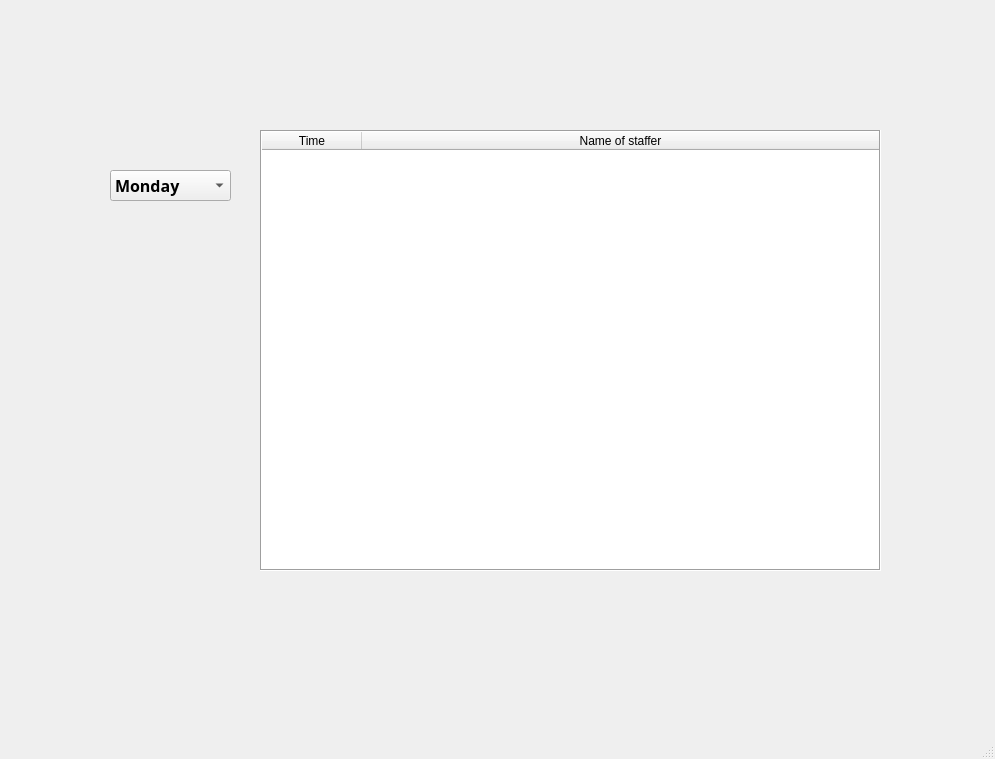
<?xml version="1.0" encoding="UTF-8"?>
<ui version="4.0">
 <class>MainWindow</class>
 <widget class="QMainWindow" name="MainWindow">
  <property name="geometry">
   <rect>
    <x>0</x>
    <y>0</y>
    <width>995</width>
    <height>759</height>
   </rect>
  </property>
  <property name="windowTitle">
   <string>MainWindow</string>
  </property>
  <widget class="QWidget" name="centralwidget">
   <widget class="QLabel" name="label">
    <property name="geometry">
     <rect>
      <x>70</x>
      <y>0</y>
      <width>1011</width>
      <height>701</height>
     </rect>
    </property>
    <property name="text">
     <string>&lt;html&gt;&lt;head/&gt;&lt;body&gt;&lt;p&gt;&lt;img src=&quot;:/login/Pics/Admin-window.png&quot;width=850 height=500/&gt;&lt;/p&gt;&lt;/body&gt;&lt;/html&gt;</string>
    </property>
   </widget>
   <widget class="QTableWidget" name="tableWidget">
    <property name="geometry">
     <rect>
      <x>260</x>
      <y>130</y>
      <width>621</width>
      <height>441</height>
     </rect>
    </property>
    <property name="frameShape">
     <enum>QFrame::Box</enum>
    </property>
    <property name="lineWidth">
     <number>1</number>
    </property>
    <attribute name="horizontalHeaderShowSortIndicator" stdset="0">
     <bool>false</bool>
    </attribute>
    <attribute name="horizontalHeaderStretchLastSection">
     <bool>true</bool>
    </attribute>
    <column>
     <property name="text">
      <string>Time</string>
     </property>
    </column>
    <column>
     <property name="text">
      <string>Name of staffer</string>
     </property>
    </column>
   </widget>
   <widget class="QComboBox" name="comboBox">
    <property name="geometry">
     <rect>
      <x>110</x>
      <y>170</y>
      <width>121</width>
      <height>31</height>
     </rect>
    </property>
    <property name="font">
     <font>
      <family>Nexa Bold</family>
      <pointsize>12</pointsize>
      <weight>75</weight>
      <bold>true</bold>
     </font>
    </property>
    <item>
     <property name="text">
      <string>Monday</string>
     </property>
    </item>
    <item>
     <property name="text">
      <string>Tuesday</string>
     </property>
    </item>
    <item>
     <property name="text">
      <string>Wednesday</string>
     </property>
    </item>
    <item>
     <property name="text">
      <string>Thursday</string>
     </property>
    </item>
    <item>
     <property name="text">
      <string>Friday</string>
     </property>
    </item>
   </widget>
  </widget>
  <widget class="QStatusBar" name="statusbar"/>
 </widget>
 <resources>
  <include location="dutycheckerFiles.qrc"/>
 </resources>
 <connections/>
</ui>
